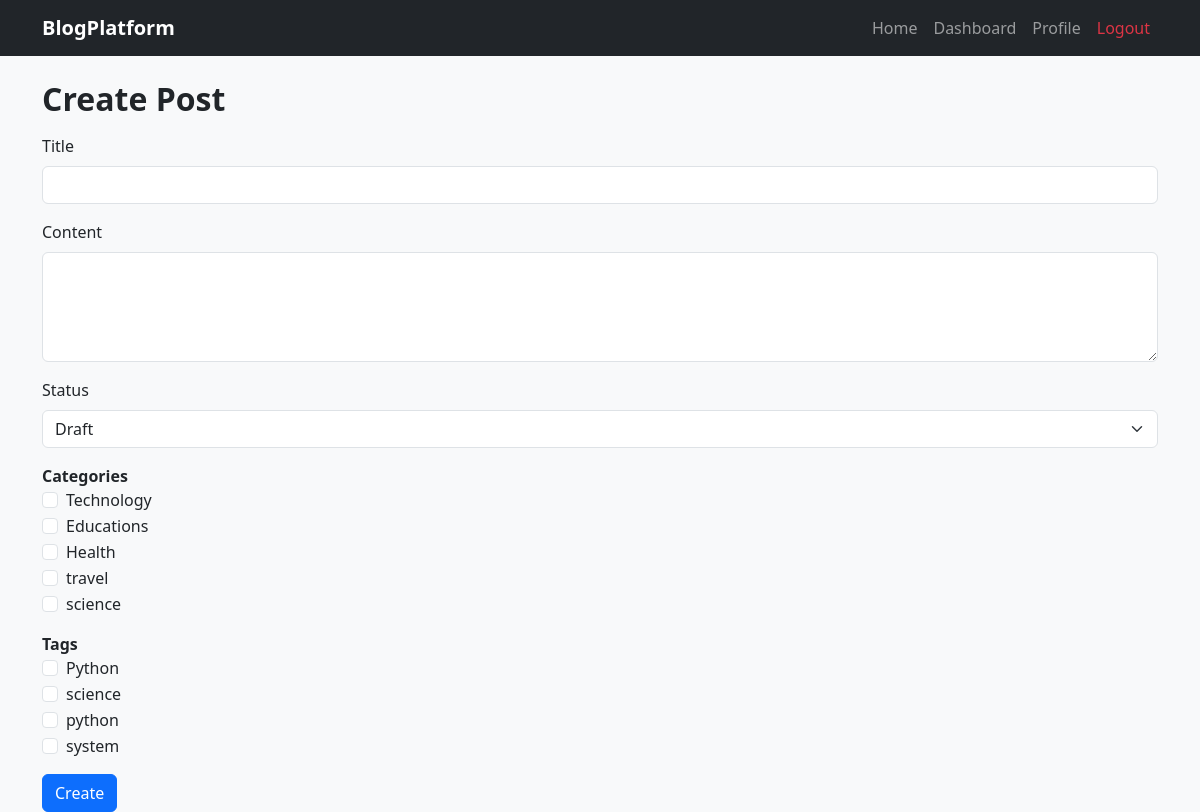
Screenshot of /post/create/ (signed in) with the database file from the repository.
### base/models.py (models this page shows, shortened)
class Category(models.Model):
    name = models.CharField(max_length=100, unique=True)
    slug = models.SlugField(unique=True, blank=True)

class Tag(models.Model):
    name = models.CharField(max_length=100, unique=True)
    slug = models.SlugField(unique=True, blank=True)

### base/views.py (the view, shortened to what this page needs)
# urls.py: path('post/create/', post_create, name='post_create'),
@login_required(login_url="login")
def post_create(request):
    if request.user.role != "author":
        return redirect("home")
    categories = Category.objects.all()
    tags = Tag.objects.all()
    return render(request, "post_create.html", {
        "categories": categories,
        "tags": tags,
    })

### templates/post_create.html (shortened to what this page needs)
{% extends 'base.html' %}
{% block content %}
<h2 class="fw-bold mb-3">Create Post</h2>
<form method="POST">
    <div class="mb-3">
        <label class="form-label">Title</label>
        <input type="text" name="title" class="form-control" required>
    </div>
    <div class="mb-3">
        <label class="form-label">Content</label>
        <textarea name="content" class="form-control" rows="4" required></textarea>
    </div>
    <div class="mb-3">
        <label class="form-label">Status</label>
        <select name="status" class="form-select">
            <option value="draft">Draft</option>
        </select>
    </div>
    <div class="mb-3">
        <label class="fw-bold">Categories</label><br>
        {% for c in categories %}
            <div class="form-check">
                <input class="form-check-input" type="checkbox" name="categories" value="{{ c.id }}">
                <label class="form-check-label">{{ c.name }}</label>
            </div>
        {% endfor %}
    </div>
    <div class="mb-3">
        <label class="fw-bold">Tags</label><br>
        {% for t in tags %}
            <div class="form-check">
                <input class="form-check-input" type="checkbox" name="tags" value="{{ t.id }}">
                <label class="form-check-label">{{ t.name }}</label>
            </div>
        {% endfor %}
    </div>
    <button class="btn btn-primary">Create</button>
</form>
{% endblock %}

### rows the page displays
Category: name "Technology"
Category: name "Educations"
Category: name "Health"
Category: name "travel"
Category: name "science"
Tag: name "Python"
Tag: name "science"
Tag: name "python"
Tag: name "system"
